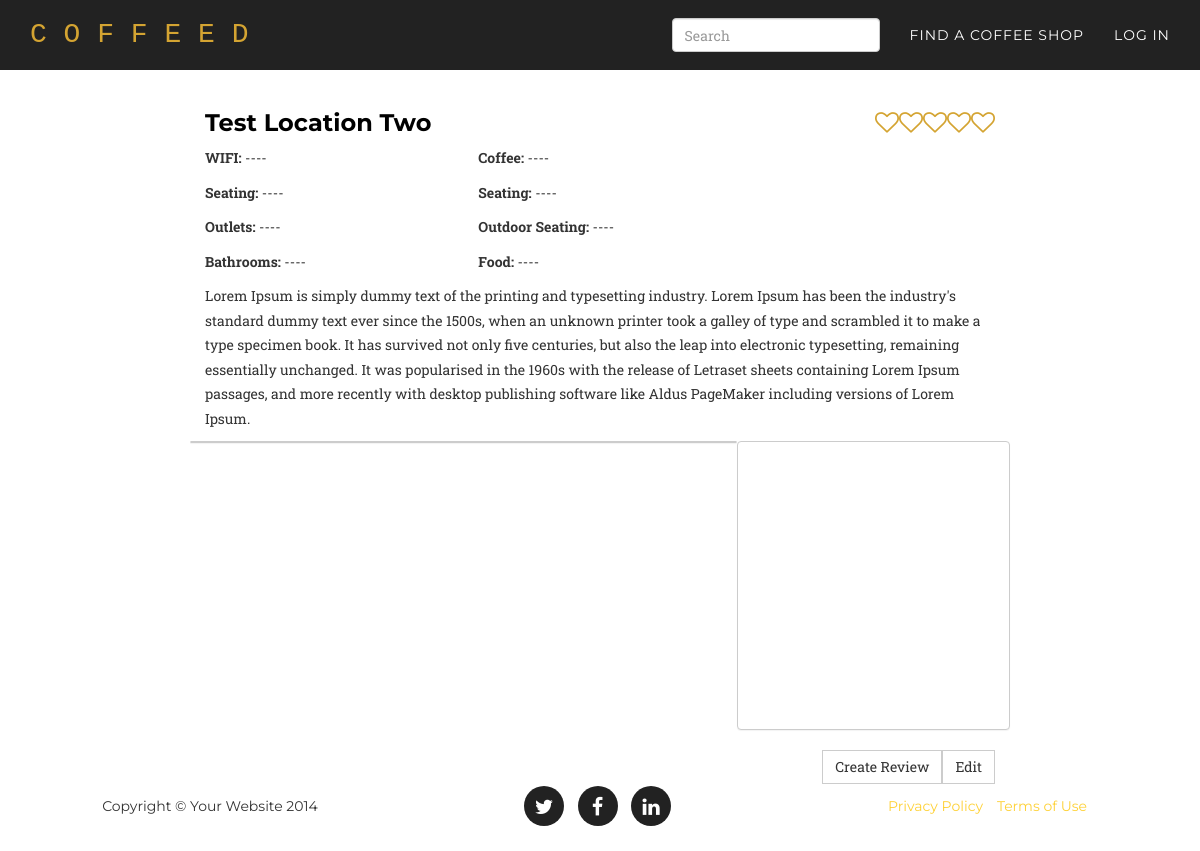
/location/3/detail/, run on the app's committed database.
### core/models.py (models this page shows, shortened)
class Location(models.Model):
    title = models.CharField(max_length=300)
    description = models.TextField(null=True, blank=True)
    address = models.TextField(null=True, blank=True)
    position = GeopositionField(null=True, blank=True)
    hours = models.TextField(null=True, blank=True)
    image_file = models.ImageField(upload_to=upload_to_location, null=True, blank=True)
    created_at = models.DateTimeField(auto_now_add=True)
    def get_absolute_url(self):
        return reverse(viewname="location_list", args=[self.id])
    def get_average_rating(self):
        average = self.review_set.all().aggregate(Avg('rating'))['rating__avg']
        if average == None:
            return average
        else:
            return int(average)
    def get_reviews(self):
        return self.review_set.all()
    wifi = models.IntegerField(choices=WIFI_CHOICES, null=True, blank=True)
    seating = models.IntegerField(choices=PLURAL_CHOICES, null=True, blank=True)
    outlets = models.IntegerField(choices=PLURAL_CHOICES, null=True, blank=True)
    bathrooms = models.IntegerField(choices=YESNO_CHOICES, null=True, blank=True)
    coffee = models.IntegerField(choices=COFFEE_CHOICES, null=True, blank=True)
    alcohol = models.IntegerField(choices=YESNO_CHOICES, null=True, blank=True)
    outdoor = models.IntegerField(choices=YESNO_CHOICES, null=True, blank=True)
    food = models.IntegerField(choices=YESNO_CHOICES, null=True, blank=True)

### core/views.py (the view)
# urls.py: url(r'location/(?P<pk>\d+)/detail/$', coreviews.LocationDetailView.as_view(), name='location_list'),
class LocationDetailView(DetailView):
    model = coremodels.Location
    template_name = 'location/detail.html'
    context_object_name = 'location'
    def get_context_data(self, **kwargs):
        context = super(LocationDetailView, self).get_context_data(**kwargs)
        location = coremodels.Location.objects.get(id=self.kwargs['pk'])
        if self.request.user.is_authenticated():
            user_reviews = coremodels.Review.objects.filter(location=location, user=self.request.user)
            if user_reviews.count() > 0:
                context['user_review'] = user_reviews[0]
            else:
                context['user_review'] = None
        return context

### templates/location/detail.html (shortened to what this page needs)
{% extends "base/theme.html" %}
{% block main_content %}
<div class="row main-content">
    <div class="col-md-2"></div>
    <div class="col-md-8">
        <div class="row">
            <div class="col-md-8">
                <h3><a href="{{ location.get_absolute_url }}">{{ location.title }}</a></h3>
            </div>
            <div class="col-md-4 text-right">
                <h3>{% include 'base/rating.html' with rating=location.get_average_rating %}</h3>
            </div>
            <div class="col-md-12">
                {% include 'location/specifics.html' with location=location %}
                <p>{{ location.description }}</p>
            </div>
            <div class="col-md-8 panel">
            </div>
             <div class="col-md-4 panel">
                <div class="wide-map short-map" id="map"></div>
                <div class="col-md-3"></div>
                <div class="col-md-6 text-center">
                    <br>
                </div>
                <div class="col-md-3"></div>
            </div>
            <div class="col-md-12">
                <a type="button" href="{% url 'location_update' pk=location.id %}" class="btn btn-default pull-right">Edit</a>
                {% if user_review %}
                <a type="button" href="{% url 'review_update' pk=location.id %}" class="btn btn-default pull-right">Update Review</a>
                {% else %}
                <a type="button" href="{% url 'review_create' pk=location.id %}" class="btn btn-default pull-right">Create Review</a>
                {% endif %}
            </div>
            <div class="col-md-12">
            </div>
    </div>
    <div class="col-md-2"></div>
</div>
{% endblock %}

### static/css/agency.css (style rules this page uses)
body { overflow-x: hidden; font-family: "Roboto Slab","Helvetica Neue",Helvetica,Arial,sans-serif; }
p { font-size: 14px; line-height: 1.75; }
a, a:hover, a:focus, a:active, a.active { outline: 0; }
a { color: #fed136; }
h1, h2, h3, h4, h5, h6 { text-transform: uppercase; font-family: Montserrat,"Helvetica Neue",Helvetica,Arial,sans-serif; font-weight: 700; }
body { webkit-tap-highlight-color: #fed136; }
.short-map { height:267px; }
.panel { padding:0px; background-color: #fff; border: 1px solid #ccc; border-radius: 4px; -webkit-box-shadow: 0 1px 1px rgba(0,0,0,.05); box-shadow: 0 1px 1px rgba(0,0,0,.05); }
.main-content { padding-top: 90px; }
h3 a { color:#000; text-transform: none; }
.btn { border-radius: 0px; }

### data on the page
Location: title "Test Location Two", description "Lorem Ipsum is simply dummy text of the printing and typesetting industry. Lorem Ipsum has been the industry's standard dummy text ever since the 1500s, when an unknown printer took a galley of type and scrambled it to make a type specimen book. It has survived not only five centuries, but also the leap into electronic typesetting, remaining essentially unchanged. It was popularised in the 1960s with the release of Letraset sheets containing Lorem Ipsum passages, and more recently with desktop publishing software like Aldus PageMaker including versions of Lorem Ipsum."
